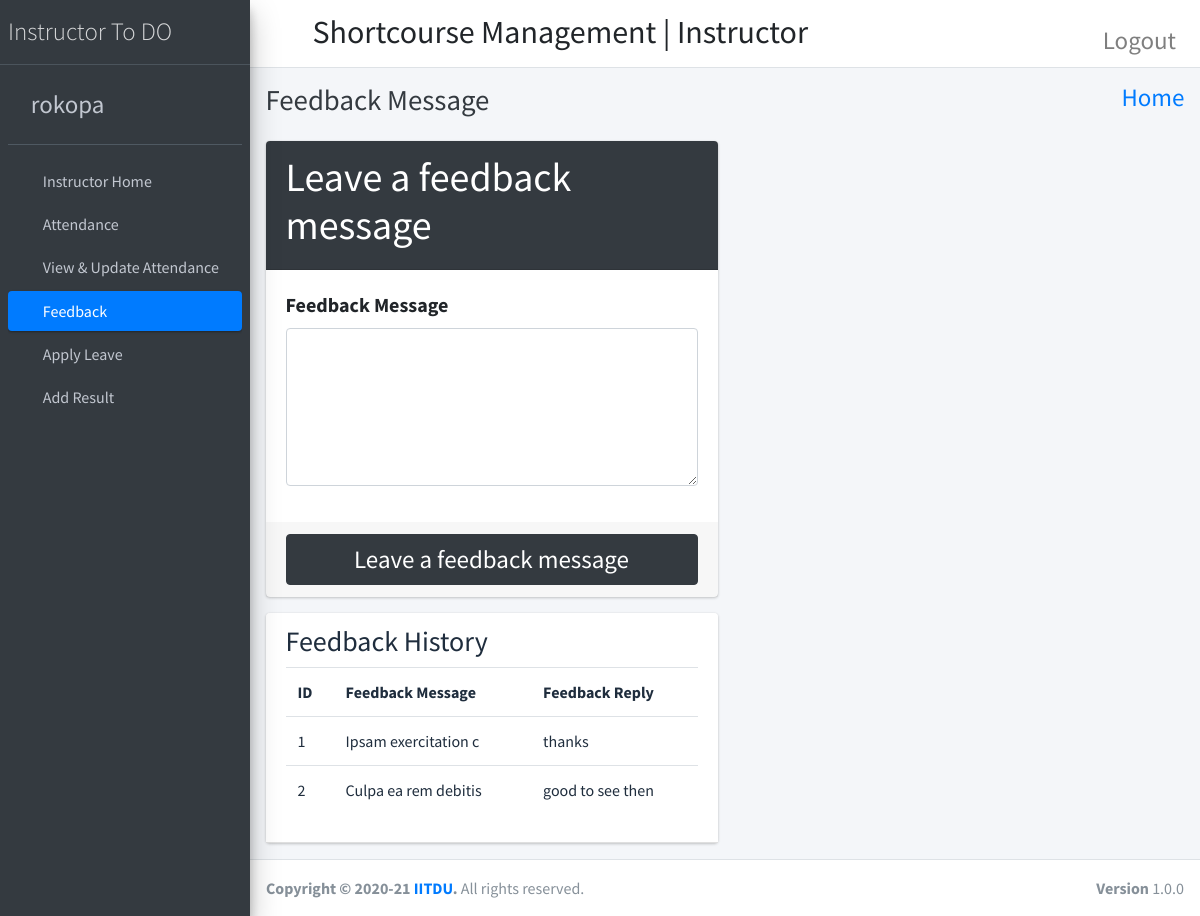
Before: /instructor_feedback/ (signed in) with the older database file.
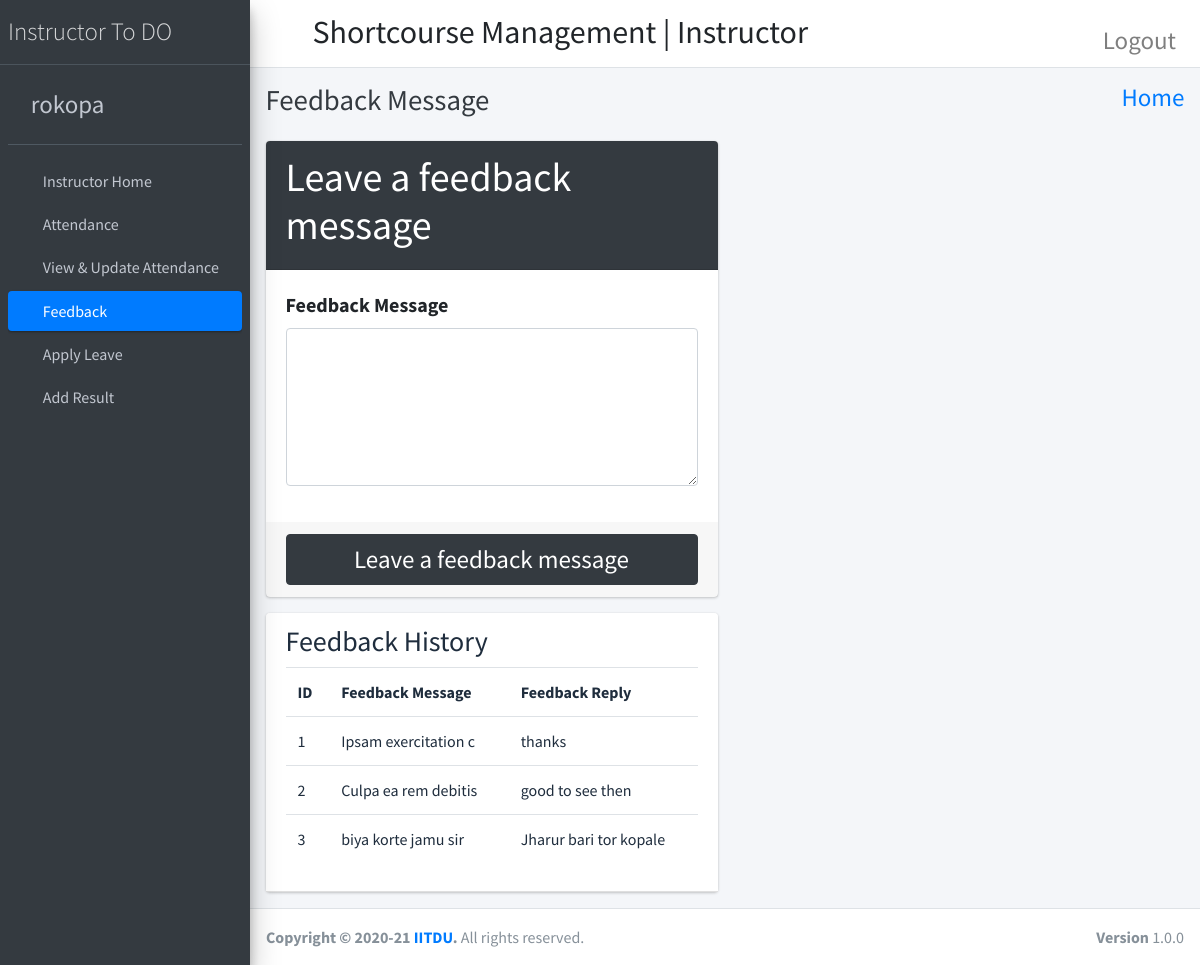
After: the same page with the newer database file.
### shortcourse_app/models.py (models this page shows)
class FeedBackInstructors(models.Model):
    id = models.AutoField(primary_key=True)
    instructor_id = models.ForeignKey(Instructors, on_delete=models.CASCADE)
    feedback = models.TextField()
    feedback_reply = models.TextField()
    created_at = models.DateTimeField(auto_now_add=True)
    updated_at = models.DateTimeField(auto_now_add=True)
    objects = models.Manager()

### shortcourse_app/instructor_view.py (the view)
# urls.py: path('instructor_feedback/', instructor_view.instructor_feedback, name='instructor_feedback'),
def instructor_feedback(request):
    instructor_obj = Instructors.objects.get(admin=request.user.id)
    feedback_data = FeedBackInstructors.objects.filter(instructor_id=instructor_obj)
    context = {
        'feedback_data': feedback_data,
    }
    return render(request, 'instructor_template/feedback.html', context)

### templates/instructor_template/feedback.html (shortened to what this page needs)
{% extends 'instructor_template/instructor_home.html' %}
{% block page_title %}
    Feedback Message
{% endblock page_title %}
{% block main_content %}
    <section class="content">
      <div class="container-fluid">
        <div class="row">
              <div class="col-md-6">
                    <div class="card card-dark">
                        <div class="card-header">
                            <h1>Leave a feedback message</h1>
                        </div>
                      <form action="{% url 'instructor_feedback_save' %}" method="post">
                        <div class="card-body">
                            <div class="form-group">
                                <label style="font-size: 20px">Feedback Message</label>
                                <textarea class="form-control" rows="6" name="feedback_msg"></textarea>
                            </div>
                        </div>
                        <div class="card-footer">
                          <button type="submit" class="btn btn-dark btn-block" style="font-size: 25px" id="fetch_student">Leave a feedback message</button>
                        </div>
                      </form>
                    </div>
                    <div class="card card-white">
                        <div class="card-header">
                        <div class="table">
                            <h3>Feedback History</h3>
                            <table class="table">
                                <tr>
                                    <th>ID</th>
                                    <th>Feedback Message</th>
                                    <th>Feedback Reply</th>
                                </tr>
                                {% for row in feedback_data %}
                                    <tr>
                                        <td>{{ row.id }}</td>
                                        <td>{{ row.feedback }}</td>
                                        <td>{{ row.feedback_reply }}</td>
                                    </tr>
                                {% endfor %}
                            </table>
                        </div>
                        </div>
                    </div>
              </div>
        </div>
      </div>
    </section>
{% endblock main_content %}

Changed rows visible on the page:
added FeedBackInstructors: id "3", feedback "biya korte jamu sir", feedback_reply "Jharur bari tor kopale"
